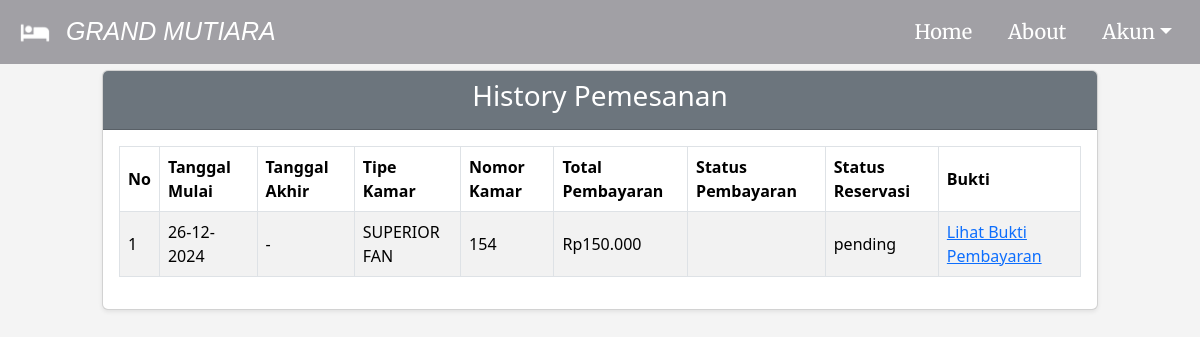
/history.php (signed in), run on an earlier commit of the app's database.
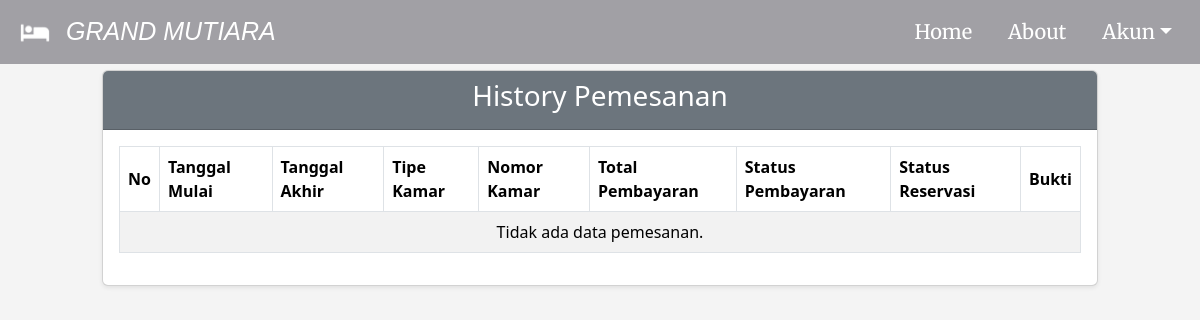
And on a later commit of the database.
### tables this page shows
CREATE TABLE `reservations` (
  `id_reservation` int NOT NULL,
  `id_user` int NOT NULL,
  `id_room` int NOT NULL,
  `reservation_date` timestamp NULL DEFAULT CURRENT_TIMESTAMP,
  `check_in_date` datetime DEFAULT '1970-01-01 00:00:00',
  `check_out_date` datetime DEFAULT '1970-01-01 00:00:00',
  `status` enum('pending','confirmed','cancelled','completed') DEFAULT 'pending',
  `payment_status` enum('paid','unpaid','refunded') DEFAULT 'paid',
  `total_amount` decimal(10,2) NOT NULL,
  `created_at` timestamp NULL DEFAULT CURRENT_TIMESTAMP,
  `updated_at` timestamp NULL DEFAULT CURRENT_TIMESTAMP ON UPDATE CURRENT_TIMESTAMP,
  `payment_proof` varchar(255) DEFAULT NULL,
  `to_date` date DEFAULT NULL,
  `start_date` date NOT NULL,
  `id_pay_method` int DEFAULT NULL
);

CREATE TABLE `types` (
  `id_type` int NOT NULL,
  `name_type` varchar(255) NOT NULL,
  `description` text NOT NULL,
  `long_description` text NOT NULL,
  `fasility` text NOT NULL,
  `start` varchar(50) NOT NULL,
  `img` varchar(255) NOT NULL
);

CREATE TABLE `rooms` (
  `id_room` int NOT NULL,
  `id_type` int DEFAULT NULL,
  `number_room` int NOT NULL,
  `status` enum('available','unavailable','pending') DEFAULT 'available'
);

### history.php (the view, shortened to what this page needs)
<?php
require 'db/connection.php';
try {
    $id_user = $_SESSION['id_user'];
    $query = "
        SELECT
            r.*,
            ro.number_room,
            t.name_type
        FROM reservations r
        JOIN
            rooms ro ON r.id_room = ro.id_room
        JOIN
            types t ON ro.id_type = t.id_type
        WHERE
            r.id_user = :id_user
        ORDER BY
            r.start_date DESC
    ";
    $stmt = $pdo->prepare($query);
    $stmt->bindParam(':id_user', $id_user, PDO::PARAM_INT);
    $stmt->execute();
    $reservations = $stmt->fetchAll(PDO::FETCH_ASSOC);
} catch (PDOException $e) {
    $error_message = "Terjadi kesalahan saat mengambil data pemesanan: " . $e->getMessage();
}
?>
<!doctype html>
<html lang="en">
<head>
<link
    href="https://cdn.jsdelivr.net/npm/bootstrap@5.3.2/dist/css/bootstrap.min.css"
    rel="stylesheet"
/>
<link rel="stylesheet" href="css/history.css">
</head>
<body>
<?php include 'navbar.php'; ?>
<div class="tainer">
    <div class="row justify-content-center">
        <div class="col-md-10">
            <div class="card shadow-sm">
                <div class="card-header">
                    <h3 class="text-center">History Pemesanan</h3>
                </div>
                <div class="card-body">
                    <div class="table-responsive">
                        <table class="table table-striped table-bordered">
                            <thead>
                                <tr>
                                    <th>No</th>
                                    <th>Tanggal Mulai</th>
                                    <th>Tanggal Akhir</th>
                                    <th>Tipe Kamar</th>
                                    <th>Nomor Kamar</th>
                                    <th>Total Pembayaran</th>
                                    <th>Status Pembayaran</th>
                                    <th>Status Reservasi</th>
                                    <th>Bukti</th>
                                </tr>
                            </thead>
                            <tbody>
                                <?php if (count($reservations) > 0): ?>
                                    <?php foreach ($reservations as $index => $reservation): ?>
                                        <tr>
                                            <td><?= $index + 1; ?></td>
                                            <td><?= htmlspecialchars(date('d-m-Y', strtotime($reservation['start_date']))); ?></td>
                                            <td><?= $reservation['to_date'] ? htmlspecialchars(date('d-m-Y', strtotime($reservation['to_date']))) : '-'; ?></td>
                                            <td><?= htmlspecialchars($reservation['name_type']); ?></td>
                                            <td><?= htmlspecialchars($reservation['number_room']); ?></td>
                                            <td>Rp<?= number_format($reservation['total_amount'], 0, ',', '.'); ?></td>
                                            <td>
                                            </td>
                                            <td><?= htmlspecialchars($reservation['status'])  ?></td>
                                            <td><a href="javascript:void(0);" onclick="showPaymentProof('<?= htmlspecialchars($reservation['payment_proof']); ?>')">Lihat Bukti Pembayaran</a></td>
                                        </tr>
                                    <?php endforeach; ?>
                                    <?php else: ?>
                                    <tr>
                                        <td colspan="9" class="text-center">Tidak ada data pemesanan.</td>
                                    </tr>
                                <?php endif; ?>
                            </tbody>
                        </table>
                    </div>
                </div>
            </div>
        </div>
    </div>
</div>
</body>
</html>

What changed in the data, as far as the page shows it:
removed reservations: start_date "26-12-2024", types.name_type "SUPERIOR FAN", id_room.number_room "154", total_amount "150.000", status "pending"
Also different on the page:
text now shown: "Tidak ada data pemesanan."
